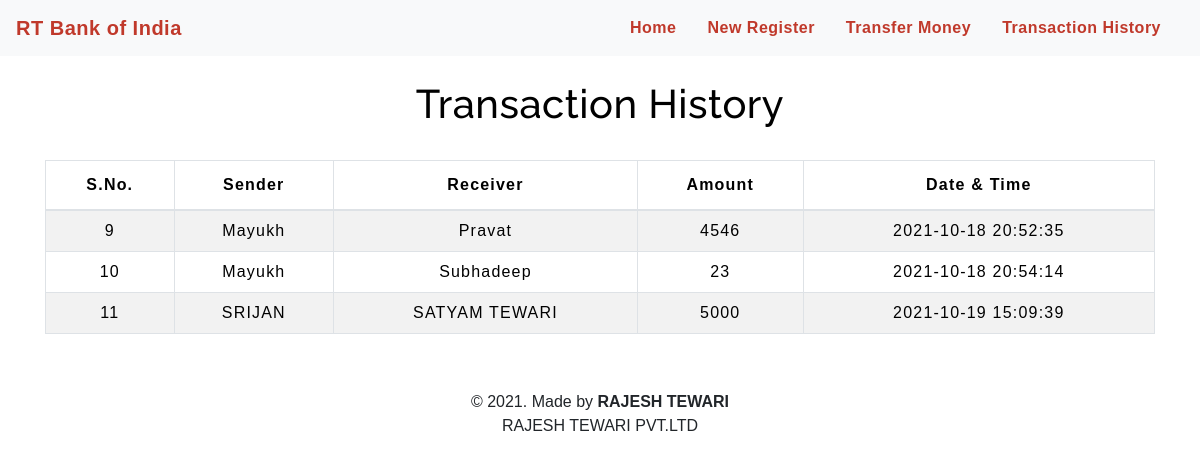
The page /transactionhistory.php on the database its author committed.
### tables this page shows
CREATE TABLE `transaction` (
  `sno` int(3) NOT NULL,
  `sender` text NOT NULL,
  `receiver` text NOT NULL,
  `balance` int(8) NOT NULL,
  `datetime` datetime NOT NULL DEFAULT current_timestamp()
);

### transactionhistory.php (the view, shortened to what this page needs)
<!DOCTYPE html>
<html lang="en">
<head>
    <link rel="stylesheet" href="https://stackpath.bootstrapcdn.com/bootstrap/4.5.2/css/bootstrap.min.css">
    <link rel="stylesheet" type="text/css" href="css/table.css">
    <link rel="stylesheet" type="text/css" href="css/navbar.css">
</head>
<?php
  include 'navbar.php';
?>
	<div class="container">
        <h2 class="text-center pt-4" style="color : black;">Transaction History</h2>
       <br>
       <div class="table-responsive-sm">
    <table id="ram" class="table table-hover table-striped table-condensed table-bordered">
        <thead style="color : black;">
            <tr>
                <th class="text-center">S.No.</th>
                <th class="text-center">Sender</th>
                <th class="text-center">Receiver</th>
                <th class="text-center">Amount</th>
                <th class="text-center">Date & Time</th>
            </tr>
        </thead>
        <tbody>
        <?php
            include 'config.php';
            $sql ="select * from transaction";
            $query =mysqli_query($conn, $sql);
            while($rows = mysqli_fetch_assoc($query))
            {
        ?>
            <tr style="color : black;">
            <td class="py-2"><?php echo $rows['sno']; ?></td>
            <td class="py-2"><?php echo $rows['sender']; ?></td>
            <td class="py-2"><?php echo $rows['receiver']; ?></td>
            <td class="py-2"><?php echo $rows['balance']; ?> </td>
            <td class="py-2"><?php echo $rows['datetime']; ?> </td>
        <?php
            }
        ?>
        </tbody>
    </table>
    </div>
</div>
<footer class="text-center mt-5 py-2">
            <p>&copy 2021. Made by <b>RAJESH TEWARI</b> <br> RAJESH TEWARI PVT.LTD</p>
</footer>
</body>
</html>

### css/table.css (style rules this page uses)
* { padding: 0; margin: 0; box-sizing: border-box; font-family: sans-serif; }
h2 { font-size: 40px; }
table { letter-spacing: 1.2px; }
td { text-align: center; }

### css/navbar.css (style rules this page uses)
h2 { color: #4C4B4B; letter-spacing: 0.5px; font-family: raleway; }

### transactionhistory.php (style rules this page uses)
#ram { background-color: white; }

### rows shown on the page
transaction: sno "9", sender "Mayukh", receiver "Pravat", balance "4546", datetime "2021-10-18 20:52:35"
transaction: sno "10", sender "Mayukh", receiver "Subhadeep", balance "23", datetime "2021-10-18 20:54:14"
transaction: sno "11", sender "SRIJAN", receiver "SATYAM TEWARI", balance "5000", datetime "2021-10-19 15:09:39"
